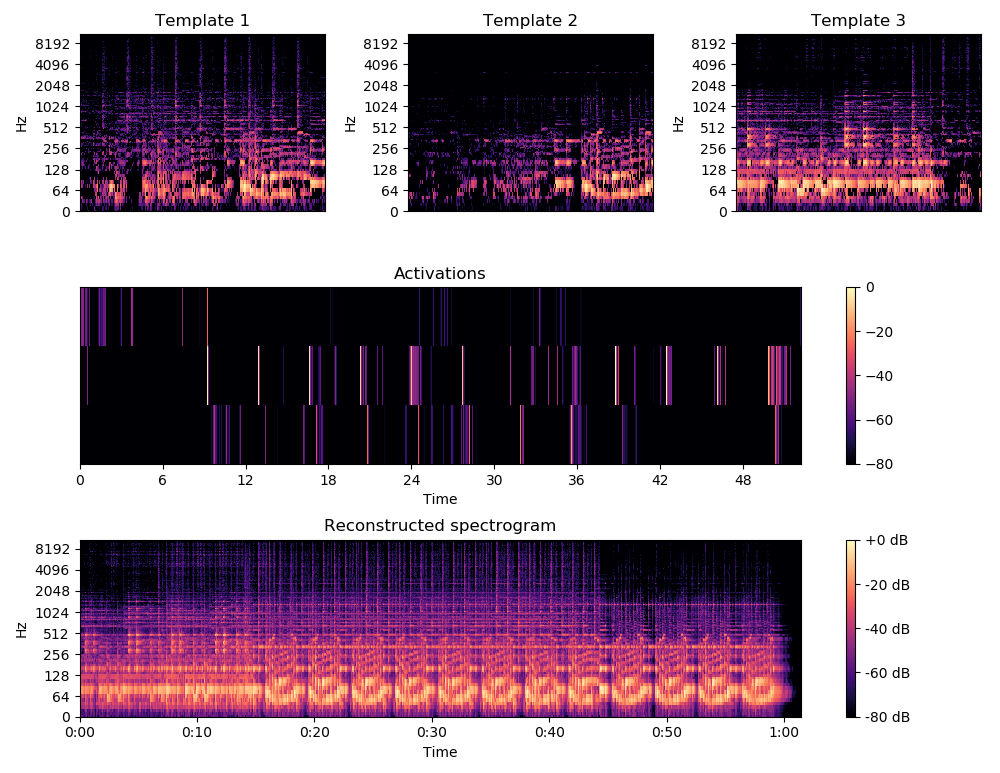

Source code (Python):
import torch
import librosa
import numpy as np
import matplotlib.pyplot as plt
from librosa import display, feature

from torchnmf import NMF, NMFD, PLCA, SIPLCA, SIPLCA2

if __name__ == '__main__':
    y, sr = librosa.load(librosa.util.example_audio_file())
    y = torch.from_numpy(y)
    windowsize = 2048
    S = torch.stft(y, windowsize, window=torch.hann_window(windowsize)).pow(2).sum(2).sqrt()
    #S = feature.melspectrogram(y, sr, n_fft=windowsize, power=2) ** 0.5
    #S[S == 0] = 1e-8
    S = torch.FloatTensor(S)
    R = 3
    T = 400
    F = S.shape[0] - 1

    net = NMFD(S.shape, T=T, rank=R).cuda()
    _, V, *_ = net.fit_transform(S.cuda(), beta=1, tol=1e-5, verbose=True, max_iter=500, alpha=0.01, l1_ratio=0.1,
                                 H_reg_control=1, W_reg_control=0)
    net.sort()
    net.renorm('W')
    W, H = net.W.detach().cpu().numpy(), net.H.detach().cpu().numpy()
    V = V.detach().cpu().numpy()
    #V = net(net.H[1:2], net.W[:, 1:2, :]).detach().cpu().numpy()

    if len(W.shape) < 3:
        W = W.reshape(*W.shape, 1)

    plt.figure(figsize=(10, 8))
    for i in range(R):
        plt.subplot(3, R, i + 1)
        display.specshow(librosa.amplitude_to_db(W[:, i], ref=np.max), y_axis='log')
        plt.title('Template ' + str(i + 1))
    plt.subplot(3, 1, 2)
    display.specshow(librosa.amplitude_to_db(H, ref=np.max), x_axis='time')
    plt.colorbar()
    plt.title('Activations')
    plt.subplot(3, 1, 3)
    display.specshow(librosa.amplitude_to_db(V, ref=np.max), y_axis='log', x_axis='time')
    plt.colorbar(format='%+2.0f dB')
    plt.title('Reconstructed spectrogram')
    plt.tight_layout()
    plt.show()
